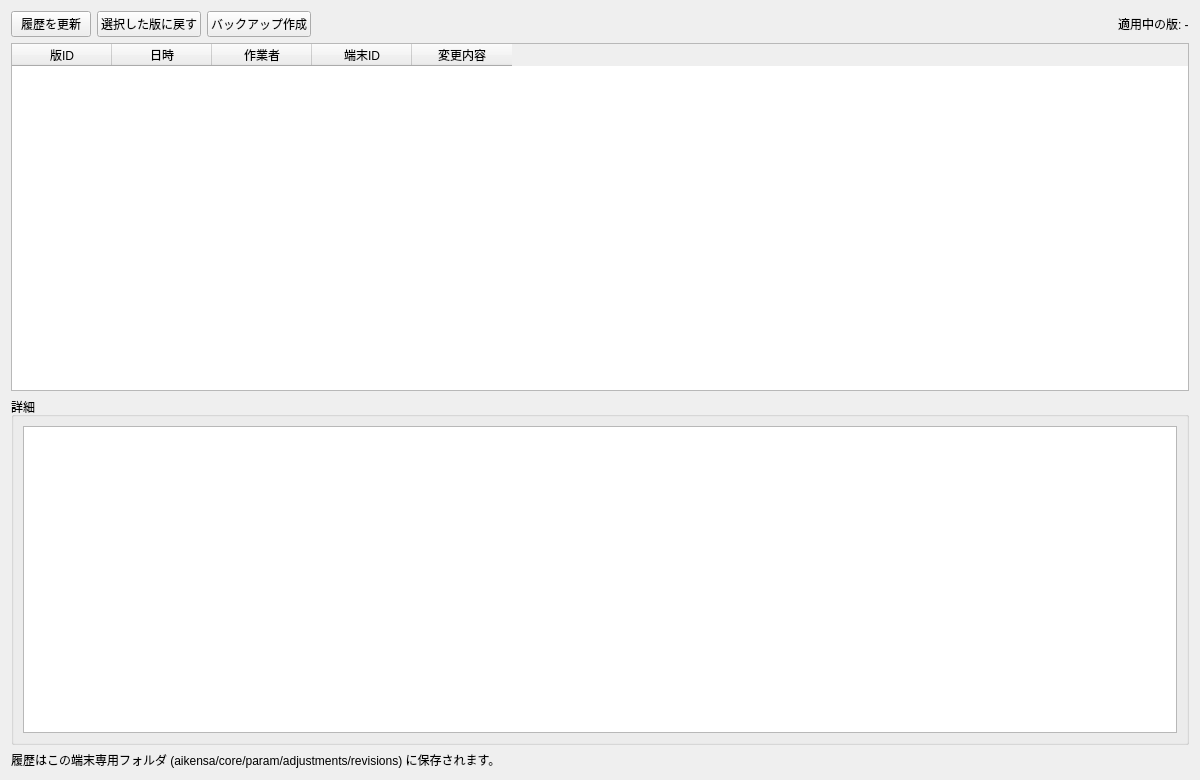
<?xml version="1.0" encoding="UTF-8"?>
<ui version="4.0">
 <class>SettingsHistoryPage</class>
 <widget class="QWidget" name="SettingsHistoryPage">
  <property name="geometry">
   <rect>
    <x>0</x>
    <y>0</y>
    <width>1200</width>
    <height>780</height>
   </rect>
  </property>
  <property name="windowTitle">
   <string>設定履歴</string>
  </property>
  <layout class="QVBoxLayout" name="settingsHistoryRootLayout">
   <item>
    <layout class="QHBoxLayout" name="settingsHistoryHeaderLayout">
     <item>
      <widget class="QPushButton" name="refreshHistoryButton">
       <property name="text">
        <string>履歴を更新</string>
       </property>
      </widget>
     </item>
     <item>
      <widget class="QPushButton" name="rollbackHistoryButton">
       <property name="text">
        <string>選択した版に戻す</string>
       </property>
       <property name="toolTip">
        <string>Activate the selected revision again (all files are replaced atomically)</string>
       </property>
      </widget>
     </item>
     <item>
      <widget class="QPushButton" name="createBackupButton">
       <property name="text">
        <string>バックアップ作成</string>
       </property>
       <property name="toolTip">
        <string>Copy every machine-specific file outside the work tree and verify checksums</string>
       </property>
      </widget>
     </item>
     <item>
      <spacer name="settingsHistoryHeaderSpacer">
       <property name="orientation">
        <enum>Qt::Horizontal</enum>
       </property>
       <property name="sizeHint" stdset="0">
        <size>
         <width>40</width>
         <height>20</height>
        </size>
       </property>
      </spacer>
     </item>
     <item>
      <widget class="QLabel" name="historyActiveRevisionLabel">
       <property name="text">
        <string>適用中の版: -</string>
       </property>
      </widget>
     </item>
    </layout>
   </item>
   <item>
    <widget class="QTableWidget" name="historyTableWidget">
     <property name="editTriggers">
      <set>QAbstractItemView::NoEditTriggers</set>
     </property>
     <property name="selectionBehavior">
      <enum>QAbstractItemView::SelectRows</enum>
     </property>
     <property name="selectionMode">
      <enum>QAbstractItemView::SingleSelection</enum>
     </property>
     <column>
      <property name="text">
       <string>版ID</string>
      </property>
     </column>
     <column>
      <property name="text">
       <string>日時</string>
      </property>
     </column>
     <column>
      <property name="text">
       <string>作業者</string>
      </property>
     </column>
     <column>
      <property name="text">
       <string>端末ID</string>
      </property>
     </column>
     <column>
      <property name="text">
       <string>変更内容</string>
      </property>
     </column>
    </widget>
   </item>
   <item>
    <widget class="QGroupBox" name="historyDetailGroupBox">
     <property name="title">
      <string>詳細</string>
     </property>
     <layout class="QVBoxLayout" name="historyDetailLayout">
      <item>
       <widget class="QTextEdit" name="historyDetailTextEdit">
        <property name="readOnly">
         <bool>true</bool>
        </property>
        <property name="minimumSize">
         <size>
          <width>0</width>
          <height>140</height>
         </size>
        </property>
       </widget>
      </item>
     </layout>
    </widget>
   </item>
   <item>
    <widget class="QLabel" name="historyInfoLabel">
     <property name="text">
      <string>履歴はこの端末専用フォルダ (aikensa/core/param/adjustments/revisions) に保存されます。</string>
     </property>
     <property name="wordWrap">
      <bool>true</bool>
     </property>
    </widget>
   </item>
  </layout>
 </widget>
 <resources/>
 <connections/>
</ui>
